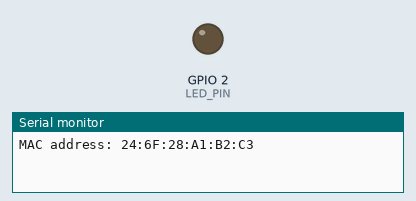
Simulated run of this program. Board: ESP32. Shown: output pins drawn as LEDs (lit = HIGH), the last lines printed to the serial monitor. WiFi joins after 1.5 s; servers stay silent unless stated.

Above: at 0.1 s.
At 1.6 s:
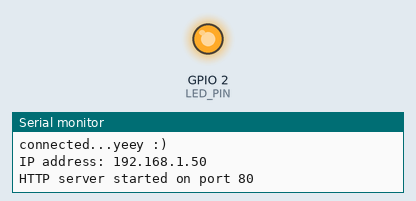
Timing chart, 0 to 3.1 s (numbered marks = the images above):
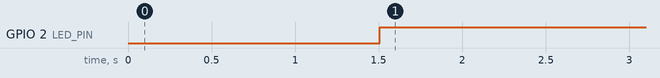

The program:

main.cpp
```cpp
#include <Arduino.h>
#include <WiFi.h>
#include <WiFiManager.h> // https://github.com/tzapu/WiFiManager
#include <WebServer.h>

// On many ESP32 DevKit boards the onboard LED is on GPIO2
const int LED_PIN = 2;
const unsigned long blinkInterval = 500; // Blink interval in milliseconds

WiFiManager wm;

WebServer server(80);
bool serverStarted = false;

void handleResetGet() {
    const char* html = "<!doctype html><html><head><meta charset=\"utf-8\"><title>Reset Wi-Fi</title></head><body><h1>Forget Wi-Fi</h1><p>This will clear saved Wi-Fi credentials from the device.</p><form method=\"POST\" action=\"/reset\"><button type=\"submit\">Forget Wi-Fi and Restart</button></form></body></html>";
    server.send(200, "text/html", html);
}

void handleResetPost() {
    server.send(200, "text/html", "<html><body><h1>Resetting...</h1><p>Device will forget Wi-Fi and restart.</p></body></html>");
    delay(500);
    wm.resetSettings();
    WiFi.disconnect(true);
    delay(500);
    ESP.restart();
}

void startWebServer() {
    if (serverStarted) return;
    server.on("/reset", HTTP_GET, handleResetGet);
    server.on("/reset", HTTP_POST, handleResetPost);
    server.begin();
    serverStarted = true;
    Serial.println("HTTP server started on port 80");
}

void setup() {
    // initialize the LED pin
    pinMode(LED_PIN, OUTPUT);
    digitalWrite(LED_PIN, LOW);
    // WiFi.mode(WIFI_STA); // explicitly set mode, esp defaults to STA+AP
    // it is a good practice to make sure your code sets wifi mode how you want it.

    // put your setup code here, to run once:
    Serial.begin(115200);
    // Print board MAC address at startup
    Serial.print("MAC address: ");
    Serial.println(WiFi.macAddress());

    WiFi.mode(WIFI_STA); // explicitly set mode, esp defaults to STA+AP

    wm.setClass("invert"); // dark theme
    wm.setScanDispPerc(true); // display percentages instead of graphs for RSSI

    // reset settings - wipe stored credentials for testing
    // these are stored by the esp library
    wm.resetSettings();

    //automatically connect using saved credentials if they exist
    //If connection fails it starts an access point with the specified name
    // wm.setConfigPortalBlocking(true); // non blocking config portal

    if(wm.autoConnect("AutoConnectAP", "password")) {
        Serial.println("connected...yeey :)");
        Serial.print("IP address: ");
        Serial.println(WiFi.localIP());
        // start reset web endpoint
        startWebServer();
    } else {
        Serial.println("Configportal running");
    }

}

void loop() {
    // put your main code here, to run repeatedly:
    if(WiFi.status() != WL_CONNECTED) {
        digitalWrite(LED_PIN, HIGH);
        delay(500);
        digitalWrite(LED_PIN, LOW);

    } else {
        digitalWrite(LED_PIN, HIGH); // turn off LED
        // handle web server clients when connected
        if (serverStarted) server.handleClient();
    }
    delay(1000);
}
```

Measured:
- by itself, GPIO 2 (LED_PIN): LOW → HIGH at 1.5 s
